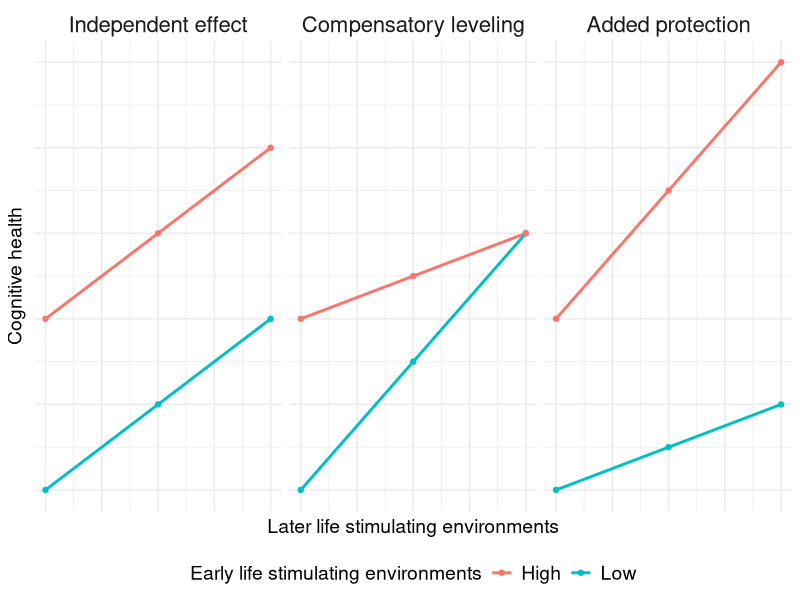
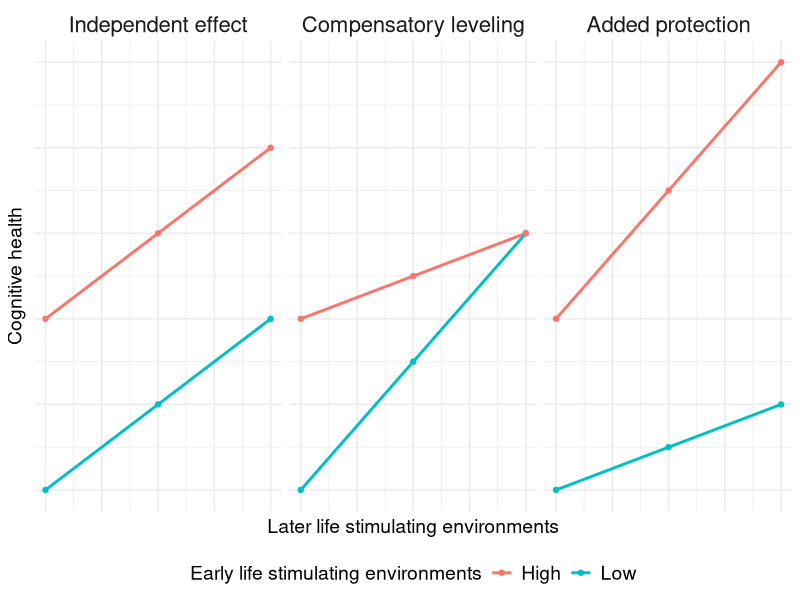

Write R code to recreate these figures, in order.
# Load required library
library(ggplot2)

# Set seed for reproducibility
set.seed(123)

# Simulate a few data points with smaller slopes
early_life_factor <- c(1, 2, 3)  # 3 levels of early life factor
later_life_factor <- factor(rep(c("Low", "High"), each = 3))  # Two groups: Low and High

# No Interaction: Parallel linear lines with smaller slopes (Independent Effect)
outcome_no_interaction <- c(2, 2.5, 3, 3, 3.5, 4)

# Negative Interaction: Converging lines with smaller slopes (Compensatory Leveling)
outcome_negative_interaction <- c(2, 2.75, 3.5, 3, 3.25, 3.5)

# Positive Interaction: Diverging lines with smaller slopes (Added Protection)
outcome_positive_interaction <- c(2, 2.25, 2.5, 3, 3.75, 4.5)

# Combine data into a single data frame with correctly matched interaction types
concept_data <- data.frame(
  early_life_factor = rep(early_life_factor, 3),
  later_life_factor = rep(later_life_factor, 3),
  outcome = c(outcome_no_interaction, outcome_negative_interaction, outcome_positive_interaction),
  interaction_type = factor(rep(c("Independent effect", "Compensatory leveling", "Added protection"), each = 6),
                            levels = c("Independent effect", "Compensatory leveling", "Added protection")) # Ensuring correct order
)

# Plot linear interaction effects with smaller slopes and legend at bottom
p <- ggplot(concept_data, aes(x = early_life_factor, y = outcome, color = later_life_factor, group = later_life_factor)) +
  geom_line(size = 1) +  # Add linear lines for the interaction
  geom_point() +  # Add points for clarity
  facet_wrap(~interaction_type) +
  labs(x = "Later life stimulating environments",
       y = "Cognitive health",
       color = "Early life stimulating environments") +
  theme_minimal() +
  theme(legend.position = "bottom",
        strip.text = element_text(size = 16),  # Increase facet label size
        axis.title.x = element_text(size = 14),  # Increase x-axis label size
        axis.title.y = element_text(size = 14),  # Increase y-axis label size
        axis.text.x = element_blank(), # Remove x-axis labels
        axis.text.y = element_blank(), # Remove y-axis labels
        legend.title = element_text(size = 14),
        legend.text = element_text(size = 14))    # Increase legend title size

# Display the plot
print(p)

# Save the plot as a PNG file
ggsave(filename = "C:/Users/peng_admin/Dropbox/peng/Academia/Work with Brea/SNAD/SNAD data/Peng/Distal and proximal/P2P/results/concept.png",
       plot = p, bg = "white", width = 10, height = 7, dpi = 300)
